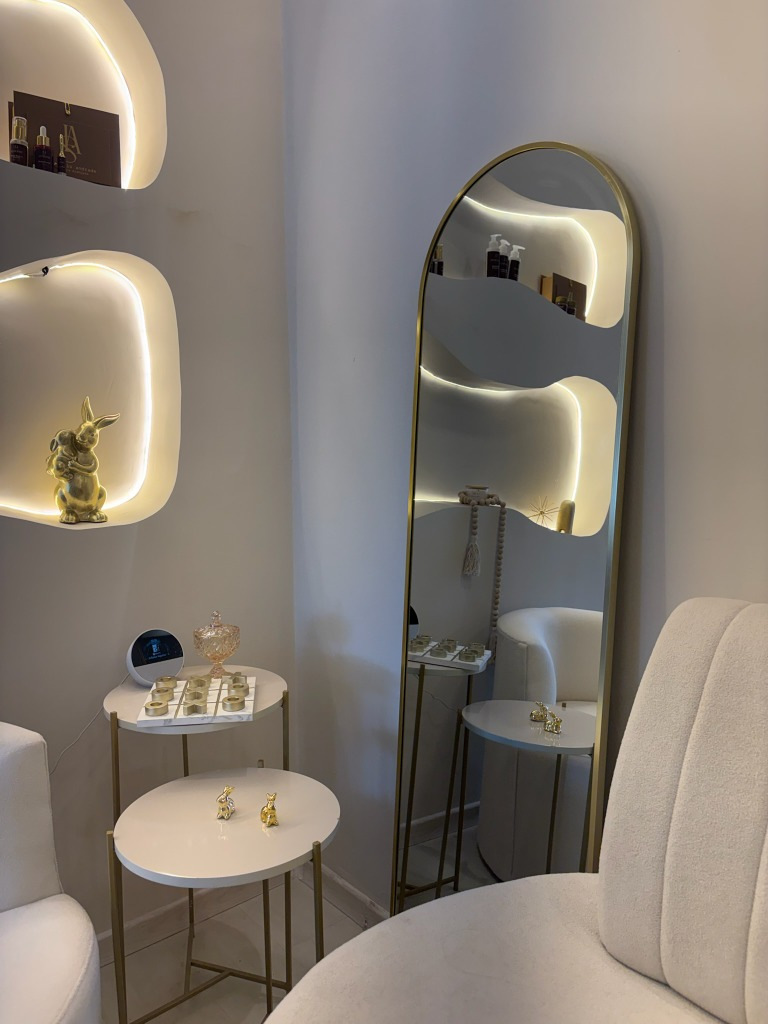
#> input picture assets/images/ambiente1.jpg, 768 x 1024 px, given in place of media__1781121851605.jpg, which was not available
$ python temp_bg3.py
#> lines starting #> are read from the running program, lines starting #| are printed output that depends on the picture; pictures that were not available may be replaced by others from this repository, and a replacement may not be noted
import os
from PIL import Image

src_path = r'C:\Users\MrDel\.gemini\antigravity\brain\ed7a5c69-061c-456c-8058-90a71597b62a\media__1781121851605.jpg'
dest_path = r'd:\Projetos\Dr. Isis Site\assets\images\bumbum_up_gold_antes_depois.jpg'

try:
    with Image.open(src_path) as img:
#> img is the input picture: PIL image 768x1024 RGB; mean R, G, B 134.2, 125.2, 115.6
        width, height = img.size
#> width = 768; height = 1024
        # Original: 809x1024

        # Top image: text is on the right. We can crop the left.
        # Let's crop x from 150 to 809, and y from 0 to 480.
        top_img = img.crop((150, 0, 809, 480))
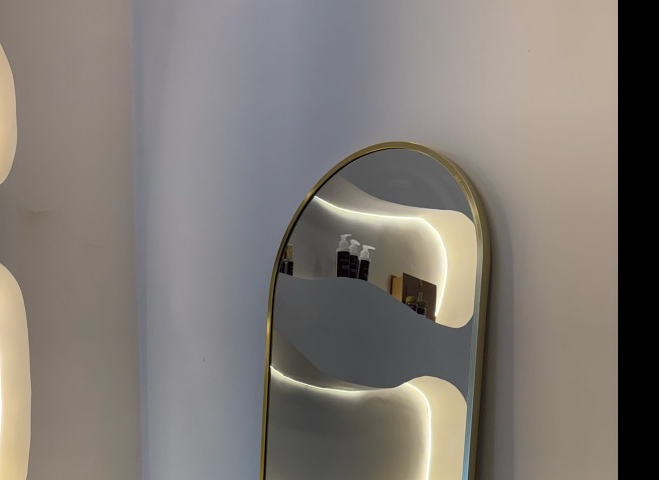
#> top_img: PIL image 659x480 RGB; mean R, G, B 127.8, 121.8, 116.3

        # Bottom image: text is on the left. We can crop the right.
        # Let's crop x from 0 to 659, and y from 540 to 1024.
        bottom_img = img.crop((0, 540, 659, 1024))
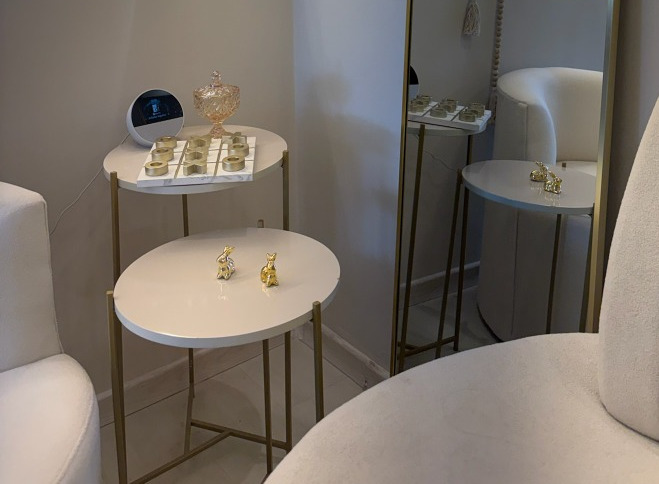
#> bottom_img: PIL image 659x484 RGB; mean R, G, B 120.6, 111.9, 103.3

        t_width, t_height = top_img.size
#> t_width = 659; t_height = 480
        b_width, b_height = bottom_img.size
#> b_width = 659; b_height = 484

        new_width = t_width + b_width
#> new_width = 1318
        new_height = max(t_height, b_height)
#> new_height = 484

        new_img = Image.new('RGB', (new_width, new_height), (35, 36, 45))
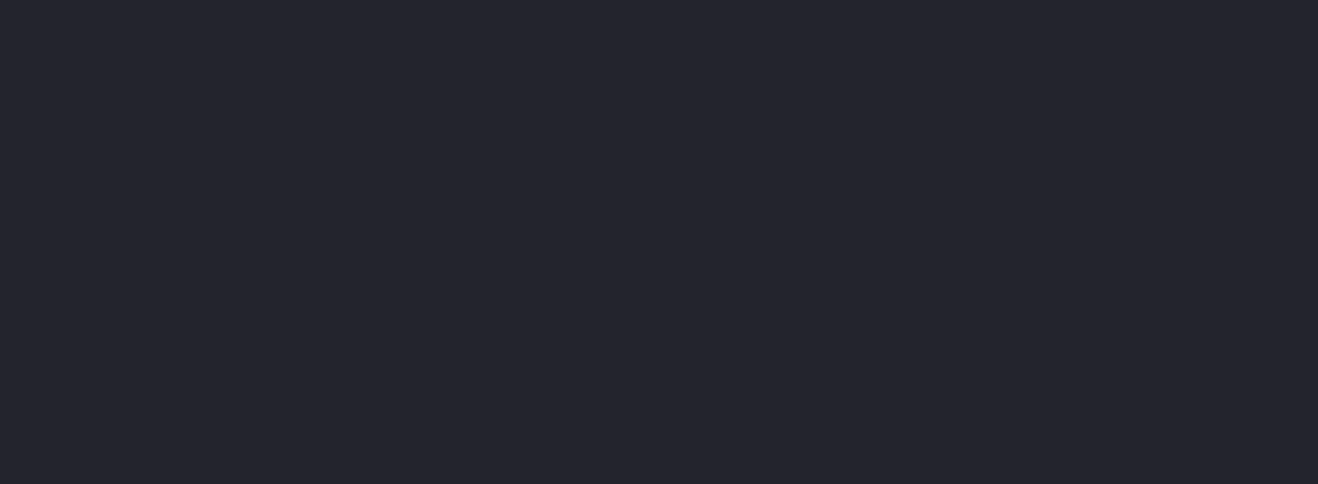
#> new_img: PIL image 1318x484 RGB; mean R, G, B 35, 36, 45
        new_img.paste(top_img, (0, 0))
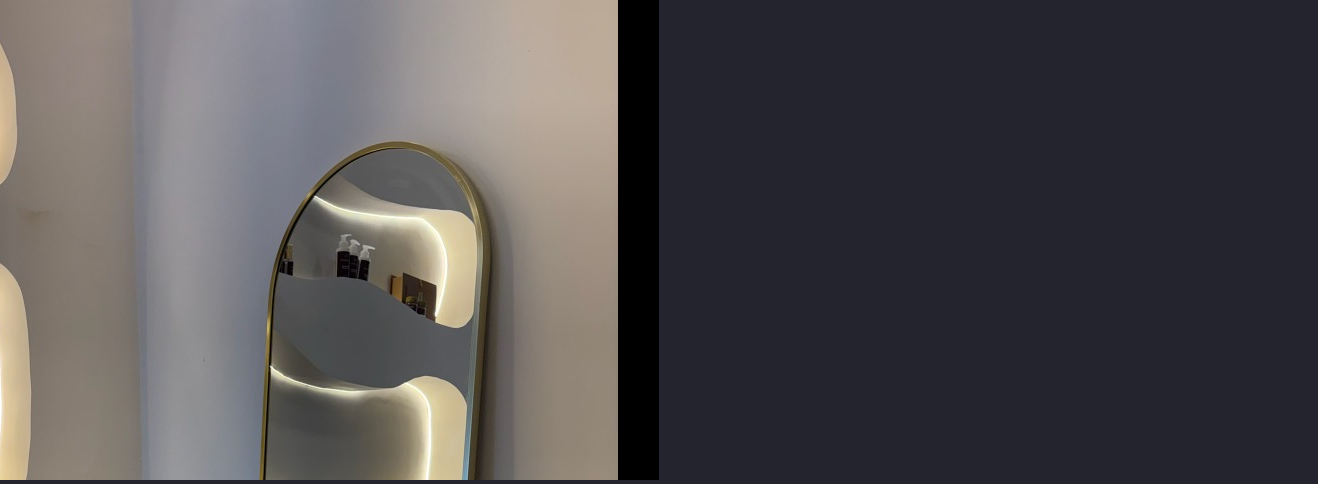
#> new_img: PIL image 1318x484 RGB; mean R, G, B 81, 78.5, 80.3
        new_img.paste(bottom_img, (t_width, 0))
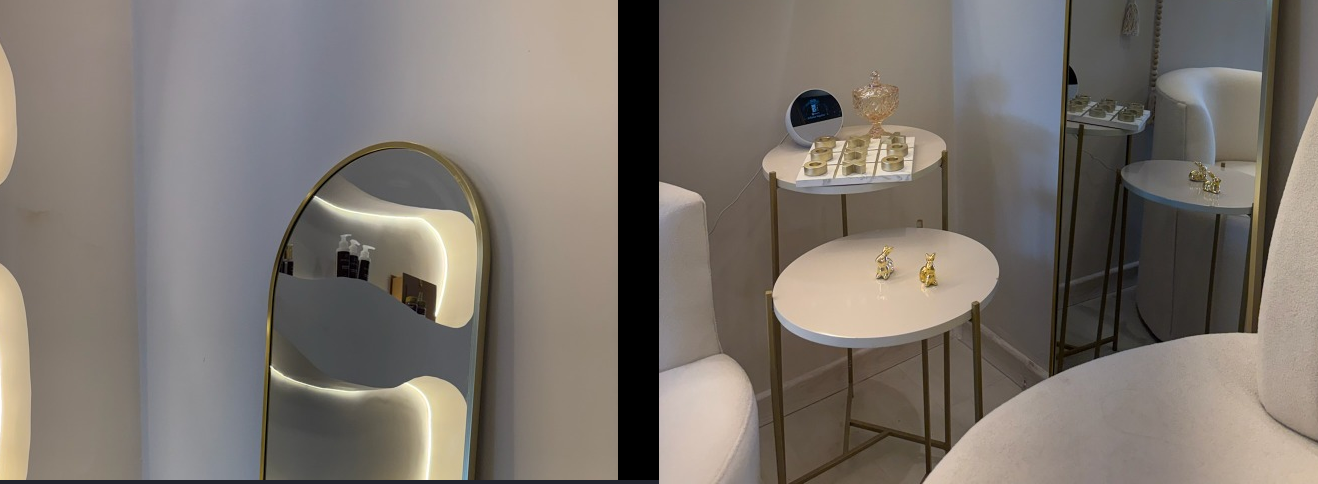
#> new_img: PIL image 1318x484 RGB; mean R, G, B 123.8, 116.5, 109.5

        new_img.save(dest_path, quality=95)
        print("Success! Image tightly cropped and rejoined. New size:", new_img.size)
#| Success! Image tightly cropped and rejoined. New size: (1318, 484)
except Exception as e:
    print("Error:", e)

# Restore index.html card to use object-fit cover instead of contain
index_path = r'd:\Projetos\Dr. Isis Site\index.html'
#> (the run stopped early here; a loop or call above may not have finished)

$ run again, on assets/images/ambiente2.jpg
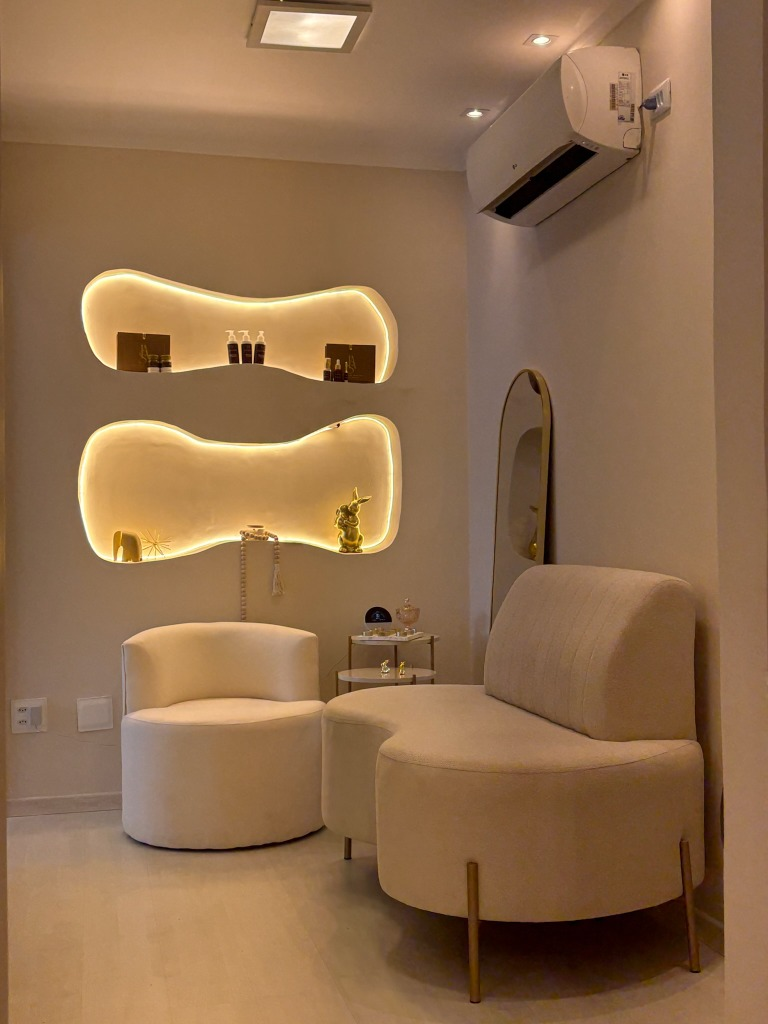
#> input picture assets/images/ambiente2.jpg, 768 x 1024 px, given in place of media__1781121851605.jpg, which was not available
#> img is the input picture: PIL image 768x1024 RGB; mean R, G, B 143.5, 109, 76.7
#> `bottom_img = img.crop((0, 540, 659, 1024))`:
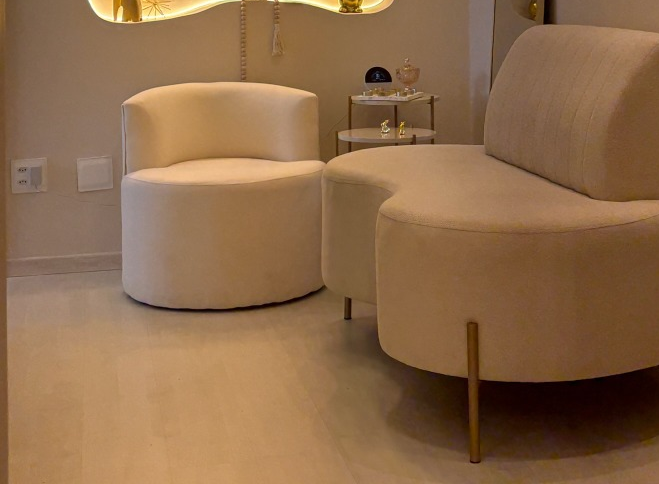
#> bottom_img: PIL image 659x484 RGB; mean R, G, B 140.8, 106, 73.7
#> `new_img.paste(bottom_img, (t_width, 0))`:
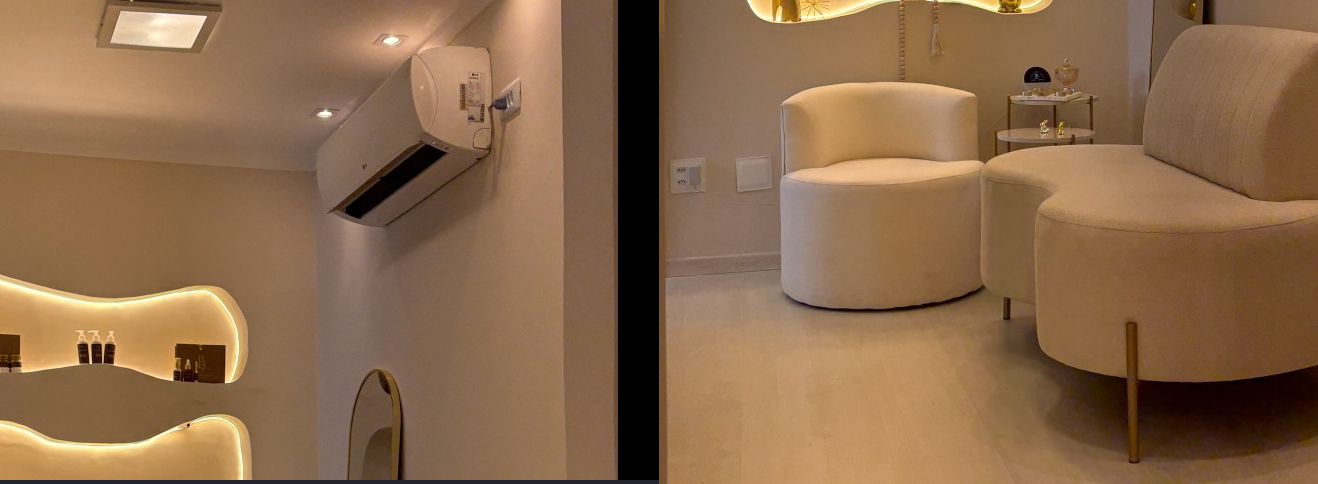
#> new_img: PIL image 1318x484 RGB; mean R, G, B 138.5, 105.5, 75.4
#| Success! Image tightly cropped and rejoined. New size: (1318, 484)
